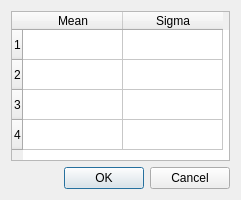
<?xml version="1.0" encoding="UTF-8"?>
<ui version="4.0">
 <class>BackgroundValuesDialog</class>
 <widget class="QDialog" name="BackgroundValuesDialog">
  <property name="geometry">
   <rect>
    <x>0</x>
    <y>0</y>
    <width>241</width>
    <height>200</height>
   </rect>
  </property>
  <property name="windowTitle">
   <string>Background Values</string>
  </property>
  <layout class="QGridLayout" name="gridLayout">
   <item row="2" column="0">
    <widget class="QDialogButtonBox" name="buttonBox">
     <property name="orientation">
      <enum>Qt::Horizontal</enum>
     </property>
     <property name="standardButtons">
      <set>QDialogButtonBox::Cancel|QDialogButtonBox::Ok</set>
     </property>
    </widget>
   </item>
   <item row="0" column="0">
    <widget class="QTableWidget" name="tableWidget">
     <property name="minimumSize">
      <size>
       <width>0</width>
       <height>0</height>
      </size>
     </property>
     <property name="rowCount">
      <number>4</number>
     </property>
     <attribute name="horizontalHeaderDefaultSectionSize">
      <number>100</number>
     </attribute>
     <attribute name="horizontalHeaderStretchLastSection">
      <bool>false</bool>
     </attribute>
     <attribute name="verticalHeaderStretchLastSection">
      <bool>false</bool>
     </attribute>
     <row/>
     <row/>
     <row/>
     <row/>
     <column>
      <property name="text">
       <string>Mean</string>
      </property>
     </column>
     <column>
      <property name="text">
       <string>Sigma</string>
      </property>
     </column>
    </widget>
   </item>
  </layout>
 </widget>
 <resources/>
 <connections>
  <connection>
   <sender>buttonBox</sender>
   <signal>accepted()</signal>
   <receiver>BackgroundValuesDialog</receiver>
   <slot>accept()</slot>
   <hints>
    <hint type="sourcelabel">
     <x>248</x>
     <y>254</y>
    </hint>
    <hint type="destinationlabel">
     <x>157</x>
     <y>274</y>
    </hint>
   </hints>
  </connection>
  <connection>
   <sender>buttonBox</sender>
   <signal>rejected()</signal>
   <receiver>BackgroundValuesDialog</receiver>
   <slot>reject()</slot>
   <hints>
    <hint type="sourcelabel">
     <x>316</x>
     <y>260</y>
    </hint>
    <hint type="destinationlabel">
     <x>286</x>
     <y>274</y>
    </hint>
   </hints>
  </connection>
 </connections>
</ui>
